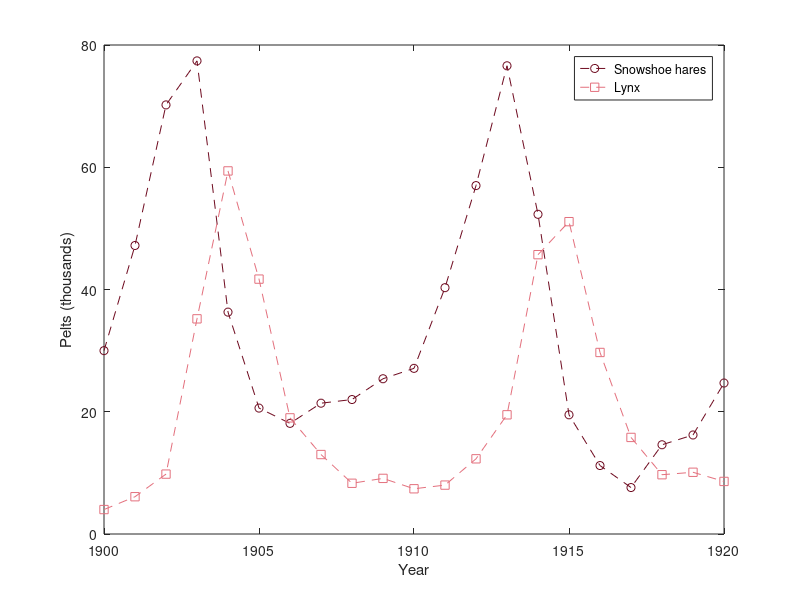

Write MATLAB code to recreate this figure.
% Fig. 2.2: Lynx and snowshoe hares (book, Section 2.1)
% number of pelts purchased by the Hudson's Bay Company (in thousands), 1900-1920, after Odum (1953)
% (c) 2026 Philipp Kügler · Program for the book "Dynamical Systems in the Life Sciences" · MIT License (see LICENSE)
jahr = 1900:1920;
hasen = [30 47.2 70.2 77.4 36.3 20.6 18.1 21.4 22 25.4 27.1 40.3 57 76.6 52.3 19.5 11.2 7.6 14.6 16.2 24.7];
luchse = [4 6.1 9.8 35.2 59.4 41.7 19 13 8.3 9.1 7.4 8 12.3 19.5 45.7 51.1 29.7 15.8 9.7 10.1 8.6];

grenzen = [1900 1909; 1910 1920];             % maxima per decade: the lynx follow the hares
for i = 1:2
    m = jahr >= grenzen(i, 1) & jahr <= grenzen(i, 2);
    j = jahr(m);
    [~, ih] = max(hasen(m)); [~, il] = max(luchse(m));
    fprintf('%d-%d: most hares %d, most lynx %d\n', grenzen(i, 1), grenzen(i, 2), j(ih), j(il));
end

plot(jahr, hasen, '--o', 'Color', [0.43 0.04 0.12]); hold on
plot(jahr, luchse, '--s', 'Color', [0.89 0.44 0.49]); hold off
xlabel('Year'); ylabel('Pelts (thousands)'); legend('Snowshoe hares', 'Lynx');
